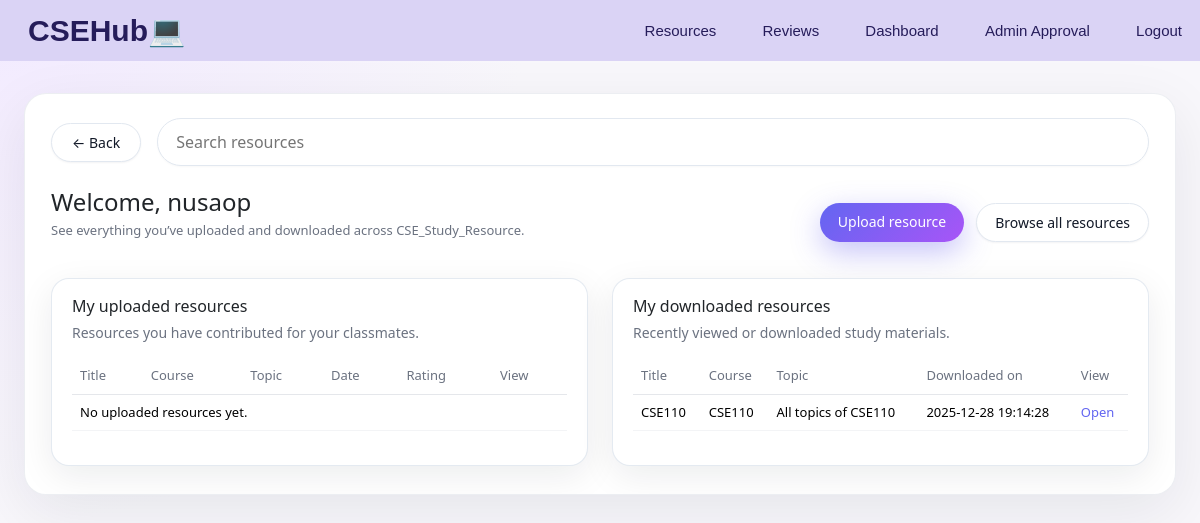
Page /dashboard.php (signed in) on the committed database.
### tables this page shows
CREATE TABLE `resource_download` (
  `UserID` int(11) NOT NULL,
  `ResourceID` int(11) NOT NULL,
  `Download_Date` datetime DEFAULT current_timestamp()
);

CREATE TABLE `resources` (
  `ResourceID` int(11) NOT NULL,
  `Title` varchar(255) DEFAULT NULL,
  `Description` text DEFAULT NULL,
  `Topic` varchar(255) DEFAULT NULL,
  `File_Path` varchar(255) DEFAULT NULL,
  `Upload_Date` datetime DEFAULT current_timestamp(),
  `Average_Rating` float DEFAULT NULL,
  `Uploader_ID` int(11) DEFAULT NULL,
  `Course_Code` varchar(20) DEFAULT NULL,
  `Resource_Type` varchar(20) NOT NULL DEFAULT 'video'
);

### dashboard.php (the view, shortened to what this page needs)
<?php
require_once "config.php";
$uid = $_SESSION['user_id'];
$stmt = $conn->prepare("
    SELECT ResourceID, Title, Topic, Upload_Date, Average_Rating, Course_Code
    FROM resources
    WHERE Uploader_ID = ?
    ORDER BY Upload_Date DESC
");
$stmt->bind_param("i", $uid);
$stmt->execute();
$myUploads = $stmt->get_result();
$stmt = $conn->prepare("
    SELECT r.ResourceID, r.Title, r.Topic, r.Course_Code, d.Download_Date
    FROM resource_download d
    JOIN resources r ON d.ResourceID = r.ResourceID
    WHERE d.UserID = ?
    ORDER BY d.Download_Date DESC
");
$stmt->bind_param("i", $uid);
$stmt->execute();
$myDownloads = $stmt->get_result();
?>
<!DOCTYPE html>
<html lang="en">
<head>
    <link href="https://cdn.jsdelivr.net/npm/bootstrap@5.3.2/dist/css/bootstrap.min.css" rel="stylesheet">
</head>
<body>
<?php include 'header.php'; ?>
<main class="page-wrapper">
    <div class="dashboard-card">
        <div class="top-row">
            <a href="index.php" class="back-pill">← Back</a>
            <input class="search-input" type="text" placeholder="Search resources">
        </div>
        <div class="heading-row">
            <div>
                    <h1>
                        Welcome,
                        <?php
                            $displayName = isset($_SESSION['username']) ? $_SESSION['username'] : 'User';
                            echo htmlspecialchars($displayName);
                        ?>
                    </h1>
                <p class="subtext">
                    See everything you’ve uploaded and downloaded across CSE_Study_Resource.
                </p>
            </div>
            <div class="actions">
                <a href="upload_resource.php" class="btn-primary-soft">Upload resource</a>
                <a href="resource.php" class="btn-secondary-soft">Browse all resources</a>
            </div>
        </div>
        <div class="cards-row">
            <section class="card-dashboard">
                <h5>My uploaded resources</h5>
                <small>Resources you have contributed for your classmates.</small>
                <table class="table dashboard-table">
                    <thead>
                    <tr>
                        <th>Title</th>
                        <th>Course</th>
                        <th>Topic</th>
                        <th>Date</th>
                        <th>Rating</th>
                        <th>View</th>
                    </tr>
                    </thead>
                    <tbody>
                    <?php if ($myUploads->num_rows > 0): ?>
                        <?php while ($row = $myUploads->fetch_assoc()): ?>
                            <tr>
                                <td><?php echo htmlspecialchars($row['Title']); ?></td>
                                <td><?php echo htmlspecialchars($row['Course_Code']); ?></td>
                                <td><?php echo htmlspecialchars($row['Topic']); ?></td>
                                <td><?php echo htmlspecialchars($row['Upload_Date']); ?></td>
                                <td><?php echo htmlspecialchars($row['Average_Rating'] ?? '-'); ?></td>
                                <td>
                                    <a class="link-view" href="resource.php?id=<?php echo $row['ResourceID']; ?>">Open</a>
                                </td>
                            </tr>
                        <?php endwhile; ?>
                    <?php else: ?>
                        <tr>
                            <td colspan="6" class="empty-state">No uploaded resources yet.</td>
                        </tr>
                    <?php endif; ?>
                    </tbody>
                </table>
            </section>
            <section class="card-dashboard">
                <h5>My downloaded resources</h5>
                <small>Recently viewed or downloaded study materials.</small>
                <table class="table dashboard-table">
                    <thead>
                    <tr>
                        <th>Title</th>
                        <th>Course</th>
                        <th>Topic</th>
                        <th>Downloaded on</th>
                        <th>View</th>
                    </tr>
                    </thead>
                    <tbody>
                    <?php if ($myDownloads->num_rows > 0): ?>
                        <?php while ($row = $myDownloads->fetch_assoc()): ?>
                            <tr>
                                <td><?php echo htmlspecialchars($row['Title']); ?></td>
                                <td><?php echo htmlspecialchars($row['Course_Code']); ?></td>
                                <td><?php echo htmlspecialchars($row['Topic']); ?></td>
                                <td><?php echo htmlspecialchars($row['Download_Date']); ?></td>
                                <td>
                                    <a class="link-view" href="resource.php?id=<?php echo $row['ResourceID']; ?>">Open</a>
                                </td>
                            </tr>
                        <?php endwhile; ?>
                    <?php else: ?>
                        <tr>
                            <td colspan="5" class="empty-state">No downloaded resources yet.</td>
                        </tr>
                    <?php endif; ?>
                    </tbody>
                </table>
            </section>
        </div>
    </div>
</main>
</body>
</html>

### dashboard.php (style rules this page uses)
body { background: radial-gradient(circle at top left, #f2eaff 0, #f8f7fb 40%, #f8f7fb 100%); font-family:system-ui,-apple-system,BlinkMacSystemFont,"Segoe UI",sans-serif; scroll-behavior:smooth; }
.page-wrapper { max-width:1200px; margin:32px auto 48px; padding:0 24px; animation: fadeUp 0.45s ease-out; }
.dashboard-card { background:#ffffff; border-radius:22px; padding:24px 26px 28px; box-shadow:0 18px 60px rgba(15,23,42,0.08); border:1px solid rgba(148,163,184,0.18); backdrop-filter: blur(8px); transition:transform 0.25s ease, box-shadow 0.25s ease, border-color 0.2s ease, background 0.2s ease; position:relative; overflow:hidden; }
.dashboard-card::before { content:""; position:absolute; inset:0; opacity:0; background:radial-gradient(circle at top left, rgba(129,140,248,0.18), transparent 60%); transition:opacity 0.25s ease; pointer-events:none; }
.top-row { display:flex; align-items:center; justify-content:space-between; gap:16px; margin-bottom:22px; }
.back-pill { flex:0 0 auto; border-radius:999px; border:1px solid #e2e8f0; padding:8px 20px; display:inline-flex; align-items:center; gap:8px; background:#ffffff; box-shadow:0 1px 2px rgba(15,23,42,0.05); transition:transform 0.15s ease, box-shadow 0.15s ease, border-color 0.15s ease; text-decoration:none; color:#111827; font-size:14px; }
.search-input { flex:1 1 auto; border-radius:999px; border:1px solid #e2e8f0; padding:11px 18px; background:#ffffff; box-shadow:0 1px 2px rgba(15,23,42,0.03); transition:border-color 0.2s ease, box-shadow 0.2s ease, transform 0.15s ease; }
.heading-row { display:flex; align-items:center; justify-content:space-between; gap:16px; margin-bottom:22px; }
.heading-row h1 { font-size:24px; margin:0; }
.subtext { color:#6b7280; font-size:13px; margin-top:4px; }
.actions { display:flex; gap:12px; }
.btn-primary-soft { background:linear-gradient(135deg,#6366f1,#a855f7); border-radius:999px; border:none; color:#ffffff; padding:8px 18px; font-size:14px; box-shadow:0 10px 30px rgba(88,80,236,0.35); transition:transform 0.2s ease, box-shadow 0.2s ease, filter 0.15s ease; text-decoration:none; }
.btn-secondary-soft { background:#ffffff; border-radius:999px; border:1px solid #e2e8f0; color:#111827; padding:8px 18px; font-size:14px; box-shadow:0 1px 2px rgba(15,23,42,0.05); transition:transform 0.15s ease, box-shadow 0.15s ease, border-color 0.15s ease, background-color 0.15s ease; text-decoration:none; }
.cards-row { display:grid; grid-template-columns:repeat(2,minmax(0,1fr)); gap:24px; margin-top:10px; }
.card-dashboard { background:#ffffff; border-radius:18px; padding:18px 20px; box-shadow:0 10px 35px rgba(15,23,42,0.08); border:1px solid rgba(226,232,240,0.9); transition:transform 0.2s ease, box-shadow 0.2s ease, border-color 0.2s ease, background 0.2s ease; position:relative; overflow:hidden; }
.card-dashboard h5 { font-size:16px; margin-bottom:4px; }
.card-dashboard small { color:#6b7280; }
.dashboard-table { margin-top:14px; font-size:13px; }
.dashboard-table th { border-bottom:1px solid #e5e7eb; color:#6b7280; font-weight:500; }
.dashboard-table td { vertical-align:middle; border-color:#f3f4f6; }
.link-view { font-size:13px; color:#6366f1; text-decoration:none; font-weight:500; transition:color 0.15s ease; }
.empty-state { padding:16px 0; color:#9ca3af; font-size:13px; }

### rows in the picture
resource_download: ResourceID.Title "CSE110", ResourceID.Course_Code "CSE110", ResourceID.Topic "All topics of CSE110", Download_Date "2025-12-28 19:14:28"

### other values in the picture
$displayName "nusaop"
